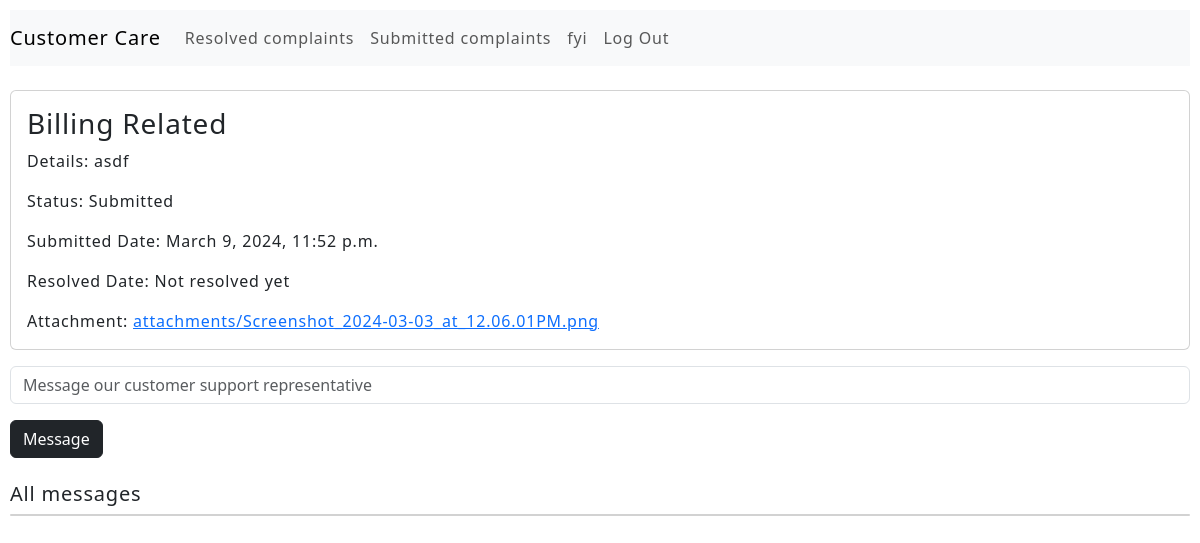
/view_request/1 (signed in), run on the app's committed database.
### gas_service_app/models.py (models this page shows, shortened)
class ServiceRequest(models.Model):
    customer = models.ForeignKey(Customer, on_delete=models.CASCADE, related_name="service_request")
    request_type = models.CharField(max_length=100, choices=SERVICE_TYPES)
    details = models.TextField()
    attachment = models.FileField(upload_to='attachments', blank=True, null=True)
    status = models.CharField(max_length=20, choices=STATUS, default="Submitted")
    submitted_at = models.DateTimeField(auto_now_add=True)
    resolved_at = models.DateTimeField(null=True, blank=True)

### gas_service_app/decorators.py (the view)
        def wrapper_func(request, *args, **kwargs):
            group = None
            if request.user.groups.exists():
                group = request.user.groups.all()[0].name
            if group in allowed_roles:
                return view_func(request, *args, **kwargs)
            else:
                return HttpResponse('You are not authorized to access this page')

### gas_service_app/views.py (called while the page is built)
@login_required(login_url="first:login")
@allowed_users(allowed_roles=['customer'])
def view_request(request, pk):
    view_request = ServiceRequest.objects.get(pk=pk)
    messages = Message.objects.filter(related_to=pk).order_by('-timestamp')
    return render(request, "gas_service_app/view_request.html", {
        "request" : view_request,
        "message_form" : Messageform,
        "all_messages_related_to_complaint" : messages
    })

### gas_service_app/templates/gas_service_app/view_request.html (shortened to what this page needs)
{% extends "gas_service_app/layout.html" %}
{% block body %}
  <div class="request card mb-3">
      <div class="card-body">
          <h3 class="card-title">{{ request.request_type }}</h3>
          <p class="card-text">Details: {{ request.details }}</p>
          <p class="card-text">Status: {{ request.status }}</p>
          <p class="card-text">Submitted Date: {{ request.submitted_at }}</p>
          <p class="card-text">Resolved Date: {{ request.resolved_at | default:"Not resolved yet" }}</p>
          {% if request.attachment %}
              <p class="card-text">Attachment: <a href="{{ request.attachment.url }}" target="_blank">{{ request.attachment | default:"No Attachment" }}</a></p>
          {% endif %}
      </div>
  </div>
  <div>
    <form method="POST" >
      <p id="content">{{ message_form.content }}</p>
      <button type="submit" onclick="message( {{ request.id }}, event )" class="btn btn-dark">Message</button>
    </form>
  </div>
  <br>
  <h5>All messages</h5>
  <div class="card">
  </div>
{% endblock %}

### gas_service_app/templates/gas_service_app/layout.html (shortened to what this page needs)
{% load static %}
<!DOCTYPE html>
<html lang="en">
    <head>
        <link href="{% static 'gas_service_app/styles.css' %}" rel="stylesheet">
        <link href="https://cdn.jsdelivr.net/npm/bootstrap@5.3.1/dist/css/bootstrap.min.css" rel="stylesheet">
    </head>
    <body>
        <nav id="navbar" class="navbar navbar-expand-lg navbar-light bg-light">
            <a class="navbar-brand" href="{% url 'first:index' %}">Customer Care</a>
            <div class="ml-auto">
              <ul class="navbar-nav ml-auto">
                {% if user.is_authenticated %}
                    <li class="nav-item">
                        <a class="nav-link" href="{% url 'first:resolved' %}">Resolved complaints</a>
                    </li>
                    <li class="nav-item">
                        <a class="nav-link" href="{% url 'first:request_tracking' %}">Submitted complaints</a>
                    </li>
                    <li class="nav-item">
                        <a class="nav-link">{{ user.username }}</a>
                    </li>
                    <li class="nav-item">
                        <a class="nav-link" href="{% url 'first:logout' %}">Log Out</a>
                    </li>
                {% endif %}
              </ul>
            </div>
          </nav>
        <br>
        <div class="body">
            {% block body %}
            {% endblock %}
        </div>
    </body>
</html>

### gas_service_app/static/gas_service_app/styles.css (style rules this page uses)
body { padding: 10px; font-family: 'Poppins', sans-serif; background-color: #ffffff; letter-spacing: 0.8px; }

### data on the page
ServiceRequest: request_type "Billing Related", details "asdf", status "Submitted", submitted_at "March 9, 2024, 11:52 p.m.", resolved_at "Not resolved yet", attachment "attachments/Screenshot_2024-03-03_at_12.06.01PM.png"

### other printed values
{{ user.username }} "fyi"
